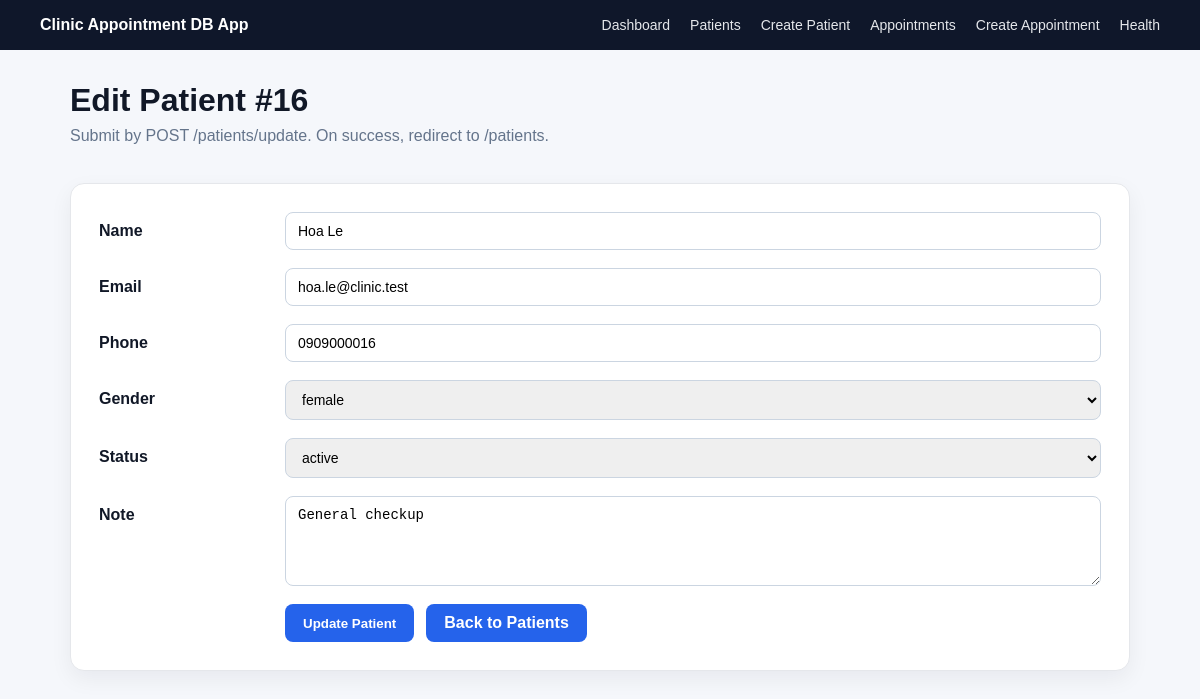
The app's page /patients/edit?id=16 with its own data.
### tables this page shows
CREATE TABLE patients (
    id INT AUTO_INCREMENT PRIMARY KEY,
    name VARCHAR(100) NOT NULL,
    email VARCHAR(150) NOT NULL,
    phone VARCHAR(30),
    gender ENUM('male', 'female', 'other') NOT NULL DEFAULT 'other',
    status ENUM('active', 'inactive') NOT NULL DEFAULT 'active',
    note TEXT,
    created_at DATETIME NOT NULL DEFAULT CURRENT_TIMESTAMP,
    updated_at DATETIME NOT NULL DEFAULT CURRENT_TIMESTAMP ON UPDATE CURRENT_TIMESTAMP,
    UNIQUE KEY unique_patient_email (email),
    INDEX idx_patients_created_at (created_at),
    INDEX idx_patients_status_created_at (status, created_at),
    INDEX idx_patients_phone (phone)
);

### app/Core/helpers.php (called while the page is built, shortened)
<?php
function e(mixed $value): string
{
    return htmlspecialchars((string) $value, ENT_QUOTES, 'UTF-8');
}
function render(string $path, array $data = [], string $title = 'Lab05 App'): void
{
    extract($data);
    require __DIR__ . '/../Views/' . $path . '.php';
    require __DIR__ . '/../Views/layout.php';
}
function old(array $data, string $key, mixed $default = ''): mixed
{
    return $data[$key] ?? $default;
}

### app/Controllers/PatientController.php (called while the page is built, shortened)
<?php
class PatientController
{
    private function repository(): PatientRepository
    {
        $config = require __DIR__ . '/../../config/database.php';
        $pdo = (new Database($config))->getConnection();
        return new PatientRepository($pdo);
    }
    public function edit(): void
    {
        $id = (int) ($_GET['id'] ?? 0);
        try {
            $patient = $this->repository()->findById($id);
            render('patients/edit', [
                'data' => $patient,
                'errors' => [],
            ], 'Edit Patient');
        } catch (Throwable $e) {
            log_error($e);
            http_response_code(500);
            render('errors/500', [
                'message' => 'Sorry, we could not load this patient right now.',
            ], 'Something went wrong');
        }
    }
}

### public/index.php (called while the page is built, shortened)
<?php
require __DIR__ . '/../app/Core/helpers.php';
require __DIR__ . '/../app/Repositories/PatientRepository.php';
require __DIR__ . '/../app/Controllers/PatientController.php';
$router = new Router();
$router->get('/', [HomeController::class, 'index']);
$router->get('/health', [HealthController::class, 'index']);
$router->get('/patients', [PatientController::class, 'index']);
$router->get('/patients/create', [PatientController::class, 'create']);
$router->post('/patients/store', [PatientController::class, 'store']);
$router->get('/patients/edit', [PatientController::class, 'edit']);
$router->post('/patients/update', [PatientController::class, 'update']);
$router->post('/patients/delete', [PatientController::class, 'delete']);
$router->get('/appointments', [AppointmentController::class, 'index']);
$router->get('/appointments/create', [AppointmentController::class, 'create']);
$router->post('/appointments/store', [AppointmentController::class, 'store']);
$router->get('/appointments/edit', [AppointmentController::class, 'edit']);
$router->post('/appointments/update', [AppointmentController::class, 'update']);
$router->post('/appointments/delete', [AppointmentController::class, 'delete']);
$router->dispatch($_SERVER['REQUEST_METHOD'], $_SERVER['REQUEST_URI']);

### app/Repositories/PatientRepository.php (called while the page is built, shortened)
<?php
class PatientRepository
{
    public function findById(int $id): ?array
    {
        $stmt = $this->db->prepare("SELECT * FROM patients WHERE id = :id");
        $stmt->execute(['id' => $id]);
        return $stmt->fetch() ?: null;
    }
}

### app/Views/patients/edit.php (the view, shortened to what this page needs)
<div class="page-header">
    <div>
        <h1>Edit Patient #<?= e($data['id']) ?></h1>
        <p>Submit by POST /patients/update. On success, redirect to /patients.</p>
    </div>
</div>
<form class="form-card" method="post" action="/patients/update">
    <div class="form-row">
        <label>Name</label>
        <input type="text" name="name" maxlength="100" required value="<?= e(old($data, 'name')) ?>">
    </div>
    <div class="form-row">
        <label>Email</label>
        <input type="email" name="email" maxlength="150" required value="<?= e(old($data, 'email')) ?>">
    </div>
    <div class="form-row">
        <label>Phone</label>
        <input type="text" name="phone" maxlength="20" value="<?= e(old($data, 'phone')) ?>">
    </div>
    <div class="form-row">
        <label>Gender</label>
        <select name="gender">
            <?php foreach (['male', 'female', 'other'] as $gender): ?>
                <option value="<?= e($gender) ?>" <?= old($data, 'gender') === $gender ? 'selected' : '' ?>><?= e($gender) ?></option>
            <?php endforeach; ?>
        </select>
    </div>
    <div class="form-row">
        <label>Status</label>
        <select name="status">
            <?php foreach (['active', 'inactive'] as $status): ?>
                <option value="<?= e($status) ?>" <?= old($data, 'status') === $status ? 'selected' : '' ?>><?= e($status) ?></option>
            <?php endforeach; ?>
        </select>
    </div>
    <div class="form-row">
        <label>Note</label>
        <textarea name="note" rows="3"><?= e(old($data, 'note')) ?></textarea>
    </div>
    <div class="form-actions">
        <button class="btn btn-primary" type="submit">Update Patient</button>
        <a class="btn" href="/patients">Back to Patients</a>
    </div>
</form>

### public/assets/style.css (style rules this page uses)
* { box-sizing: border-box; }
body { margin: 0; font-family: Arial, Helvetica, sans-serif; background: #f5f7fb; color: #111827; }
.hero, .panel, .form-card, .side-card, .table-wrap, .filter-bar { background: white; border: 1px solid #e5e7eb; border-radius: 14px; box-shadow: 0 8px 22px rgba(15, 23, 42, 0.06); }
.hero h1, .page-header h1, .panel h1 { margin: 0 0 8px; font-size: 32px; }
.hero p, .page-header p { color: #64748b; margin-top: 0; }
.page-header { display: flex; justify-content: space-between; align-items: center; margin-bottom: 22px; gap: 16px; }
.btn { display: inline-block; border: 0; border-radius: 8px; padding: 10px 18px; background: #2563eb; color: white; text-decoration: none; cursor: pointer; font-weight: 600; }
input, textarea, select { width: 100%; padding: 10px 12px; border: 1px solid #cbd5e1; border-radius: 8px; font-size: 14px; }
textarea { min-height: 90px; }
.form-card, .side-card, .panel { padding: 28px; }
.form-row { display: grid; grid-template-columns: 170px 1fr; gap: 16px; margin-bottom: 18px; align-items: start; }
.form-row label { font-weight: 700; padding-top: 10px; }
.form-actions { margin-left: 186px; display: flex; gap: 12px; }

### records on screen
patients: id "16", name "Hoa Le", email "hoa.le@clinic.test", phone "0909000016", note "General checkup"

### other values on screen
form field gender "female"
form field status "active"
